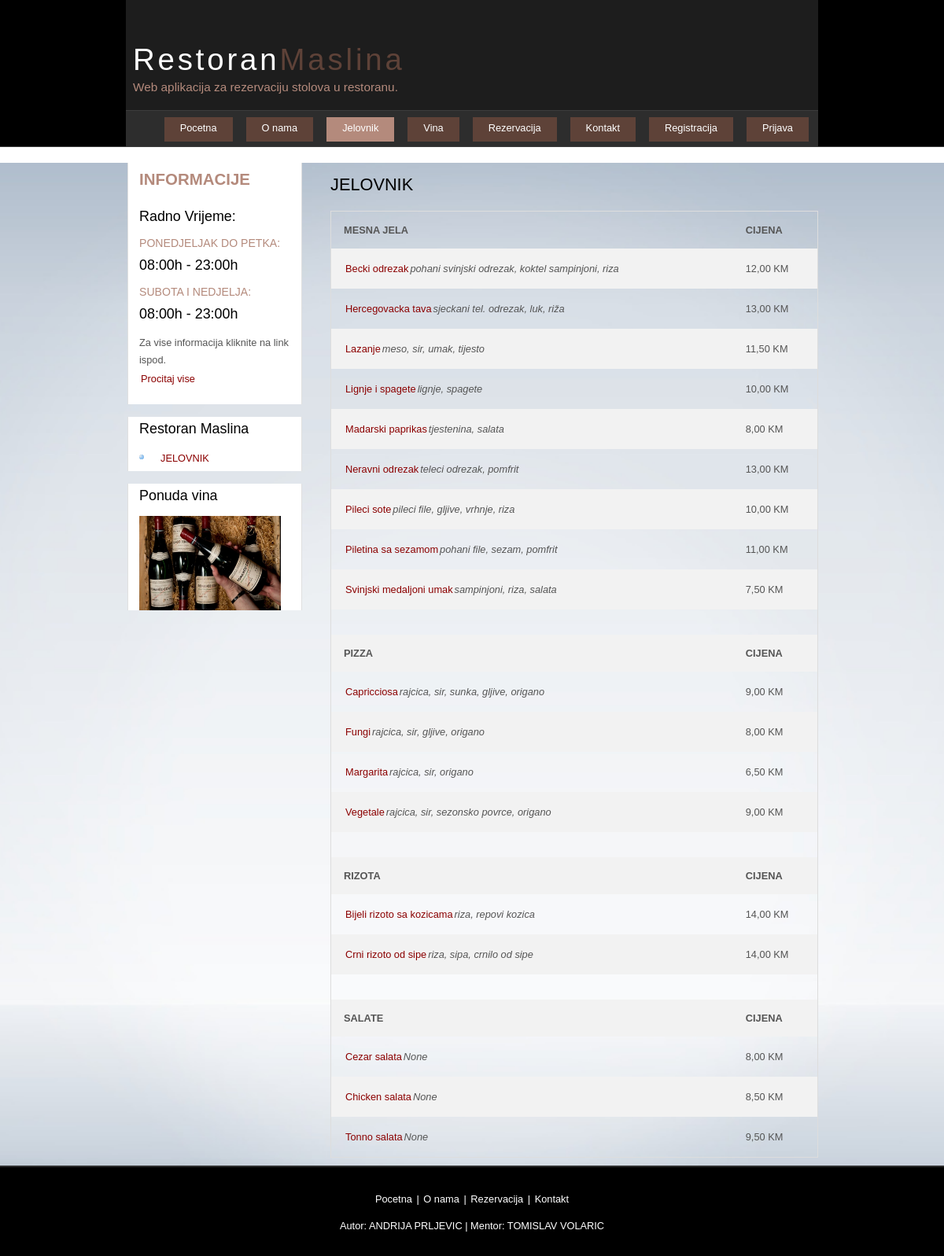
Page /jelovnik/ on the earlier database version.
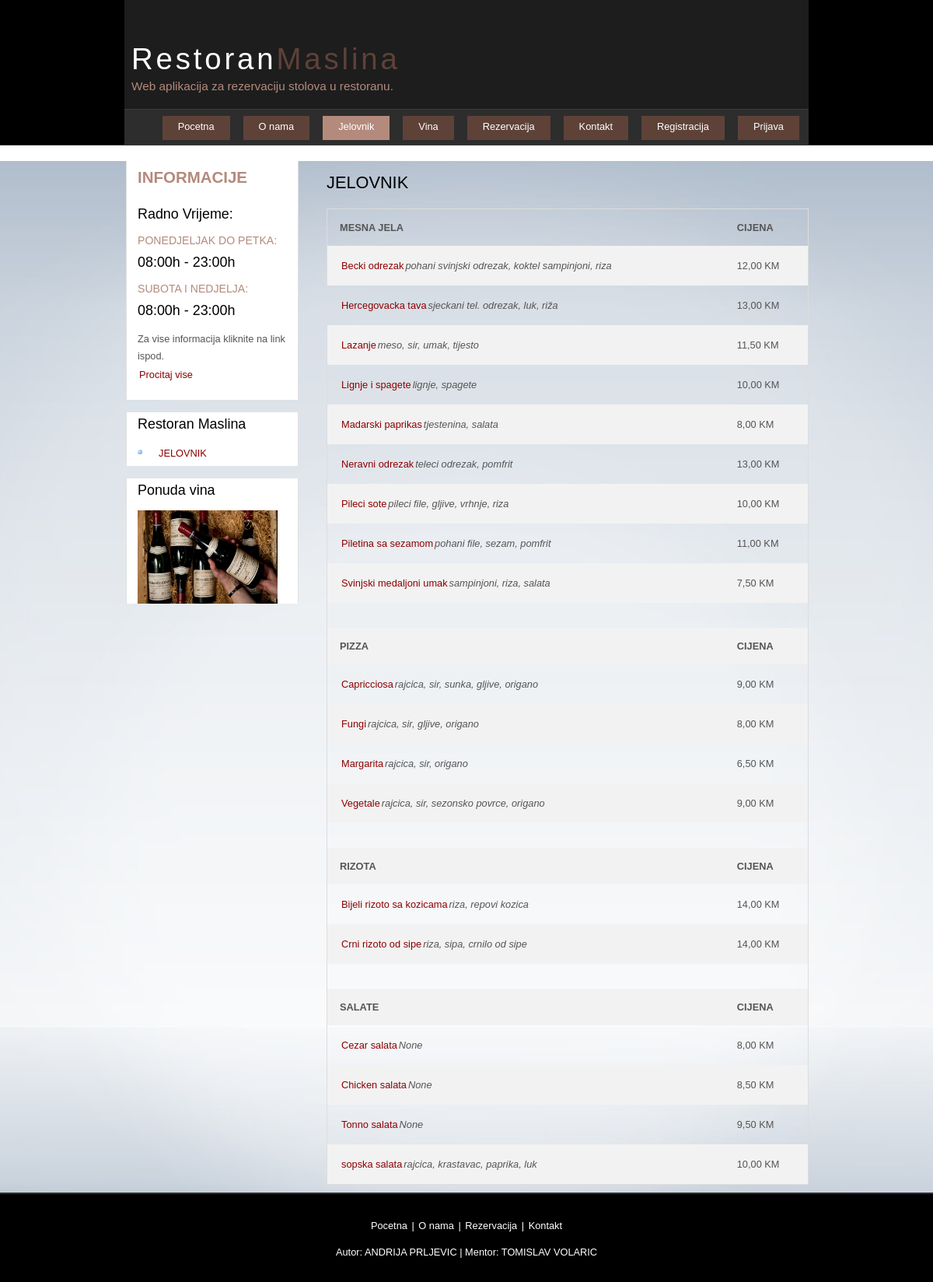
Same page on the later database version.
### jelovnici/models.py (models this page shows, shortened)
class Jelovnik(models.Model):
	naziv			=	models.CharField(max_length=45)
	vrsta			=	models.CharField(max_length=45)
	cijena			=	models.CharField(max_length=45, null=True, blank=True)
	sastojci		=	models.CharField(max_length=200, null=True, blank=True)
	dnevna_ponuda	=	models.BooleanField(default=False)
	image			=	models.FileField(upload_to='image/', null=True, blank=True)
	class Meta:
		verbose_name_plural = "Jelovnik"

### jelovnici/views.py (the view)
# urls.py: path('jelovnik/', jelovnik_view, name ='jelovnik'),
def jelovnik_view(request):
	tittle = "Jelovnik"
	qs_mesna1 = Jelovnik.objects.filter(vrsta__icontains = 'mesna')
	qs_mesna = qs_mesna1.order_by('naziv')
	qs_pizza1 = Jelovnik.objects.filter(vrsta__icontains = 'pizza')
	qs_pizza = qs_pizza1.order_by('naziv')
	qs_rizota1 = Jelovnik.objects.filter(vrsta__icontains = 'rizot')
	qs_rizota = qs_rizota1.order_by('naziv')
	qs_salate1 = Jelovnik.objects.filter(vrsta__icontains = 'salat')
	qs_salate = qs_salate1.order_by('naziv')
	context = {
		'qs_mesna': qs_mesna,
		'qs_pizza': qs_pizza,
		'qs_rizota': qs_rizota,
		'qs_salate': qs_salate,
		'tittle': tittle,
	}
	return render(request, 'jelovnik.html', context)

### templates/jelovnik.html (shortened to what this page needs)
{% extends "baza.html" %}
{% block selected %}
	<li><a href="{% url 'home' %}">Pocetna</a></li>
	<li><a href="{% url 'o_nama' %}">O nama</a></li>
	<li class="selected"><a href="{% url 'jelovnik' %}">Jelovnik</a></li>
	<li><a href="{% url 'vina' %}">Vina</a></li>
	<li><a href="{% url 'prva' %}">Rezervacija</a></li>
	<li><a href="{% url 'email' %}">Kontakt</a></li>
{% endblock %}
{% block informacije %}
	<p>Za vise informacija kliknite na link ispod.<br/><a href="{% url 'kontakt' %}">Procitaj vise</a></p>
{% endblock %}
{% block sredina %}
<div id="content">
<h1> JELOVNIK</h1>
<table>
	<tr>
		<th>MESNA JELA</th>
		<th></th>
		<th>CIJENA</th>
	</tr>
	{% for qs in qs_mesna %}
	<tr>
		<td><a href="{% url 'detalji' post_id=qs.id %}">{{ qs.naziv }} </a><i>{{ qs.sastojci }}</i></td>
		<td></td>
		<td>{{ qs.cijena }}</td>
	</tr>
	{% endfor %}
	<tr><td></td><td></td><td></td></tr>
	<tr>
		<th>PIZZA</th>
		<th></th>
		<th>CIJENA</th>
	</tr>
	{% for qs in qs_pizza %}
	<tr>
		<td><a href="{% url 'detalji' post_id=qs.id %}">{{ qs.naziv }} </a><i>{{ qs.sastojci }}</i></td>
		<td></td>
		<td>{{ qs.cijena }}</td>
	</tr>
	{% endfor %}
	<tr><td></td><td></td><td></td></tr>
		<tr>
		<th>RIZOTA</th>
		<th></th>
		<th>CIJENA</th>
	</tr>
	{% for qs in qs_rizota %}
	<tr>
		<td><a href="{% url 'detalji' post_id=qs.id %}">{{ qs.naziv }} </a><i>{{ qs.sastojci }}</i></td>
		<td></td>
		<td>{{ qs.cijena }}</td>
	</tr>
	{% endfor %}
	<tr><td></td><td></td><td></td></tr>
			<tr>
		<th>SALATE</th>
		<th></th>
		<th>CIJENA</th>
	</tr>
	{% for qs in qs_salate %}
	<tr>
		<td><a href="{% url 'detalji' post_id=qs.id %}">{{ qs.naziv }} </a><i>{{ qs.sastojci }}</i></td>
		<td></td>
		<td>{{ qs.cijena }}</td>
	</tr>
	{% endfor %}
</table>
</div>
{% endblock %}

### templates/baza.html (shortened to what this page needs)
<!DOCTYPE HTML>
<html lang="hr">
<html>
<head>
	{% load static %}
	<link rel="stylesheet" href="https://cdnjs.cloudflare.com/ajax/libs/font-awesome/4.7.0/css/font-awesome.min.css">
	<link rel="stylesheet" type="text/css" href="{% static 'style.css' %}" />
</head>
<body>
	<div id="main">
		<div id="header">
			<div id="logo">
				<div id="logo_text">
					<h1><a href="{% url 'home' %}">Restoran<span class="logo_colour">Maslina</span></a></h1>
					<h2>Web aplikacija za rezervaciju stolova u restoranu.</h2>
				</div>
			</div>
			<div id="menubar">
				<ul id="menu">
					{% block selected %}{% endblock %}
					{% if request.user.is_authenticated %}
					<li><div class="dropdown">
						<button style="min-width: 100px;" onclick="drop_funkcija()" class="dropbtn"><i style="color: white;" class="fa fa-user"></i> {{ request.user.username }} <i class="fa fa-caret-down"></i></button>
						<div id="myDropdown" class="dropdown-content">
							<a href="{% url 'profil' %}"><i style="color: white;" class="fa fa-group"></i> Profil</a>
							{% if request.user.is_staff %}
							<a href="/admin"><i style="color: white;" class="fa fa-unlock"></i> Admin</a>
							{% endif %}
							<a href="{% url 'odjava' %}"><i style="color:white;" class="fa fa-sign-out"></i> Odjava</a>
						</div>
					</div>
					</li>
					{% else %}
					<li><a href="{% url 'registracija' %}">Registracija</a></li>
					<li><a href="{% url 'prijava' %}">Prijava</a></li>
					{% endif %}
				</ul>
			</div>
		</div>
		<div class="bg">
			<div id="site_content">
				<div id="sidebar_container">
					<div class="sidebar">
						<div class="sidebar_item">
							<h2><b>INFORMACIJE</b></h2>
							<h3>Radno Vrijeme:</h3>
							<h4>Ponedjeljak do petka:</h4>
							<h3>08:00h - 23:00h </h3>
							<h4>Subota i nedjelja: </h4>
							<h3>08:00h - 23:00h </h3>
							{% block informacije %}
							{% endblock %}
						</div>
					</div>
					<div class="sidebar">
						<div class="sidebar_item">
							<h3>Restoran Maslina</h3>
							<ul>
								<li><a href="{% url 'jelovnik' %}">JELOVNIK</a></li>
							</ul>
						</div>
					</div>
					<div class="sidebar">
						<div class="sidebar_item">
							<h3>Ponuda vina</h3>
							<div class="container">
								<img src="{% static 'vino.jpg' %}" alt="Vina" class="image" height="120" width="180">
							</div>
						</div>
					</div>
				</div>
				{% block sredina %}
				{% endblock %}
			</div>
		</div>
		<div id="footer">
			<p><a href="{% url 'home' %}">Pocetna</a> | <a href="{% url 'o_nama' %}">O nama</a> | <a href="{% url 'prva' %}">Rezervacija</a> | <a href="{% url 'email' %}">Kontakt</a></p>
			<p>Autor: ANDRIJA PRLJEVIC | Mentor: TOMISLAV VOLARIC</p>
		</div>
	</div>
</body>
</html>

### static/style.css (style rules this page uses)
a:link, a:visited { color: darkred; padding: 2px 2px; text-align: center; text-decoration: none; display: inline-block; }
.container { position: relative; width: 50%; }
img { vertical-align: middle; }
html { height: 100%; width: 100%; }
* { margin: 0; padding: 0; }
body { font: normal .80em 'trebuchet ms', arial, sans-serif; background: #FFF; color: #555; }
p { padding: 0 0 20px 0; line-height: 1.7em; }
img { border: 0; }
h1, h2, h3, h4, h5, h6 { color: #362C20; letter-spacing: 0em; padding: 0 0 5px 0; }
h1, h2, h3 { font: normal 170% 'century gothic', arial; margin: 0 0 15px 0; padding: 15px 0 5px 0; color: #000; }
h2 { font-size: 160%; padding: 9px 0 5px 0; color: #B48A7C; }
h3 { font-size: 140%; padding: 5px 0 0 0; }
h4, h6 { color: #B48A7C; padding: 0 0 5px 0; font: normal 110% arial; text-transform: uppercase; }
a, a:hover { outline: none; text-decoration: underline; color: #B48A7C; }
ul { margin: 2px 0 22px 17px; }
ul li { list-style-type: circle; margin: 0 0 6px 0; padding: 0 0 4px 5px; line-height: 1.5em; }
#main, #logo, #menubar, #site_content, #footer { margin-left: auto; margin-right: auto; }
#header { background: #000; border-bottom: 1px solid #3d3d3d; height: 186px; }
#logo { width: 880px; position: relative; height: 140px; background: #1d1d1d; }
#logo #logo_text { position: absolute; top: 10px; left: 0; }
#logo h1, #logo h2 { font: normal 300% 'century gothic', arial, sans-serif; border-bottom: 0; text-transform: none; margin: 0 0 0 9px; }
#logo_text h1, #logo_text h1 a, #logo_text h1 a:hover { padding: 22px 0 0 0; color: #FFF; letter-spacing: 0.1em; text-decoration: none; }
#logo_text h1 a .logo_colour { color: #5E4238; }
#logo_text h2 { font-size: 120%; padding: 4px 0 0 0; color: #B48A7C; }
#menubar { width: 872px; height: 45px; padding-right: 8px; background: #2D2D2D; border-top: 1px solid #3D3D3D; }
ul#menu { float: right; margin: 0; }
ul#menu li { float: left; padding: 0 0 0 9px; list-style: none; margin: 8px 4px 0 4px; }
ul#menu li a { font: normal 100% 'trebuchet ms', sans-serif; display: block; float: left; height: 20px; padding: 6px 20px 5px 20px; text-align: center; color: #FFF; text-decoration: none; background: #5E4238; }
ul#menu li.selected a { height: 20px; padding: 6px 20px 5px 11px; }
ul#menu li.selected { margin: 8px 4px 0 13px; background: #B48A7C; }
ul#menu li.selected a, ul#menu li.selected a:hover { background: #B48A7C; color: #FFF; }
#site_content { width: 880px; overflow: hidden; margin: 20px auto 0 auto; padding: 0 0 10px 0; }
#sidebar_container { float: left; width: 224px; }
.sidebar { float: right; width: 222px; padding: 0; margin: 0 0 16px 0; }
.sidebar_item { background: url(side_back.png) repeat-y; padding: 0 15px; width: 192px; }
.sidebar ul { margin: 0; }
#content { text-align: left; width: 620px; padding: 0 0 0 5px; float: right; }
#content ul li, .sidebar ul li { list-style-type: none; background: url(bullet.png) no-repeat; margin: 0 0 0 0; padding: 0 0 4px 25px; line-height: 1.5em; }
#footer { width: 100%; font-family: 'trebuchet ms', sans-serif; font-size: 100%; height: 80px; padding: 28px 0 5px 0; text-align: center; background: #000; border-top: 2px solid #2D2D2D; color: #FFF; }
#footer p { line-height: 1.7em; padding: 0 0 10px 0; }
#footer a { color: #FFF; text-decoration: none; }

### templates/jelovnik.html (style rules this page uses)
table { border-collapse: collapse; border-spacing: 0; width: 100%; border: 1px solid #ddd; }
th, td { text-align: left; padding: 16px; }
tr:nth-child(even) { background-color: #f2f2f2 }

Differences in the rows shown:
added Jelovnik: naziv "sopska salata", sastojci "rajcica, krastavac, paprika, luk", cijena "10,00 KM"
